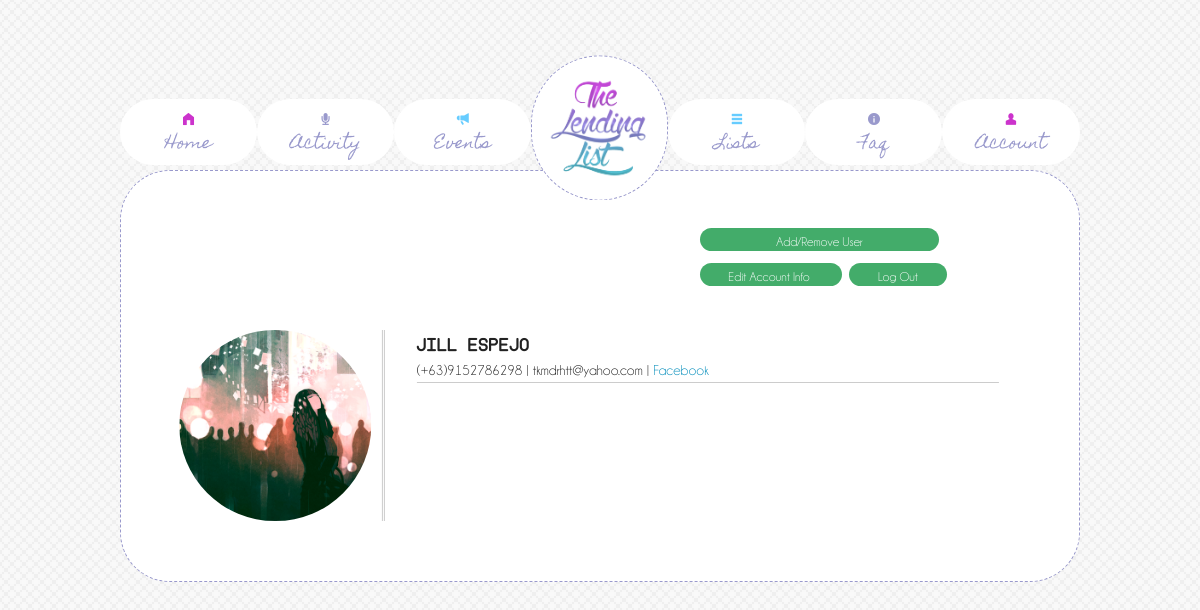
The app's page /account.php (signed in) with its own data.
### tables this page shows
CREATE TABLE IF NOT EXISTS `users` (
  `ID` int(2) NOT NULL AUTO_INCREMENT,
  `Name` varchar(64) DEFAULT NULL,
  `Password` varchar(255) DEFAULT NULL,
  `date_joined` varchar(64) NOT NULL,
  `admin` tinyint(1) NOT NULL DEFAULT '0',
  `idHolder` tinyint(1) NOT NULL DEFAULT '0',
  `full_name` varchar(64) NOT NULL,
  `contact_number` varchar(10) NOT NULL,
  `user_img` varchar(64) NOT NULL,
  `fb_url` varchar(64) NOT NULL,
  `email` varchar(64) NOT NULL,
  `tmp_uname` varchar(64) NOT NULL,
  `tmp_pword` varchar(64) NOT NULL,
  `createdby` varchar(64) NOT NULL,
  `active` int(1) NOT NULL DEFAULT '1',
  PRIMARY KEY (`ID`)
);

### account.php (the view, shortened to what this page needs)
<?php
	include('header.php');
	$sql = "SELECT * FROM users WHERE Name = '".$_SESSION['username']."'";
  $result = mysql_query($sql);
?>
<!DOCTYPE html>
<html class="no-js" lang="en" >
<head>
</head>
<body>
	 <?php
    if ($_SESSION["username"]):
    ?>
	<section id="body-content">
        <section id="body-desktop">
            <section id="home-content">
            <div id="news">
               <div class="news-admin">
                  <div class="options absolute">
                  <?php if ($_SESSION["admin"] == 1): ?>
                    <a href="#" data-reveal-id="modNewsMod" class="modNews options-alone"><span> Add/Remove User </span></a>
                  <?php endif;?>
                  </div>
                  <div class="news-admin">
                    <div class="options options-reg">
                        <a href="#" data-reveal-id="modUserInfoMod" class="modNews"><span> Edit Account Info </span></a>
                        <a href="logout.php" class="modNews"><span> Log Out </span></a>
                    </div>
                  </div>
                </div>
            <?php  while ($row = mysql_fetch_assoc($result)): ?>
              <div class="account">
                <div class="account-img">
                  <img src="assets/db/users/<?php echo $row['user_img'];?>">
                </div>
                <div class="account-inf">
                  <section class="account-dt">
                    <span class="name"><?php echo $row['full_name'];?> <br> </span>
                    <span class="contact-dt">(+63)<?php echo $row['contact_number'];?> | <?php echo $row['email'];?> | <a href="http://fb.com/<?php echo $row['fb_url'];?>">Facebook</a></span>
                  </section>
                </div>
              </div>
            <?php endwhile; ?>
            </div>
            </section>
        </section>
    </section>
	<?php
        else :
            header('Location: index.php');
        endif;
    ?>
</body>
</html>

### assets/css/custom.css (style rules this page uses)
#header-content, #body-content, #body-desktop, #body-mobile, #topbar-mobile, #topbar-desktop, .form-row, .row-events { background: #FFF; min-width: 800px !important }
body { background: url(../img/subtlenet2_@2X.png) !important; }
#body-desktop { position: absolute; min-width: 800px !important left: 0; top: 170px; width: 100%; height: auto; background: #666 !important; }
#home-content { position: absolute !important; left: 50% !important; transform: translateX(-50%) !important; width: 80%; min-width: 650px !important; background: #FFF !important; border-radius: 50px; border: dashed #99C !important; border-width: 1px !important; padding-bottom: 5%; }
.modNews span, .arContent span, .arHLContent span, .modNewsHL span { color: #FFF; font-family: ChampagneLimousines; font-size: 80% !important; }
.news-admin { position: relative; width: 100%; min-width: 650px !important; z-index: 1; }
.account { position: relative; margin-top: .5%; left: 50%; transform: translateX(-50%); width: 90%; }
.account div { float: left; margin-top: 5%; }
.account-img { width: 25%; border-right: double 3px #CCC; }
.account-img img { position: relative; left: 50%; transform: translateX(-50%); width: 90%; border-radius: 1000px; }
.account-inf { position: relative; width: 75%; }
.account-dt { position: relative; width: 90%; left: 50%; transform: translateX(-50%); border-bottom: 1px #CCC double; }
.name { text-align: left; font-family: Instruction; font-size: 110%; }
.contact-dt { position: relative; text-align: left; font-family: ChampagneLimousines; font-size: 90%; margin-top: 0; }
#news { margin-top: 5%; }
.news-admin a { position: relative !important; border-radius: 1000px; background: #43AC6A; width: 50%; text-align: center; }
.news-admin div { position: relative; float: left; margin-top: 1%; }
.options { width: 40%; }
.modNews span { padding: 5% 3% !important; }
.options-alone { position: relative; transform: translateX(50%); }
.options-alone span { padding: 5% 20% !important; }
.modNews { margin: 0% 1%; }
.options-reg a { padding: 0% 4.5%; }
.options-reg { margin-top: .1% !important; }

### records on screen
users: user_img (picture), full_name "Jill Espejo", contact_number "9152786298", email "tkmdrhtt@yahoo.com"
